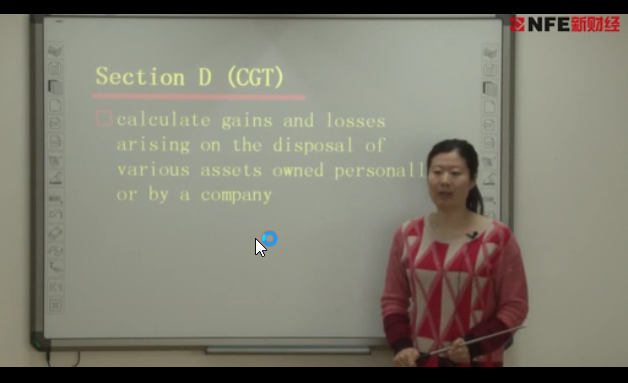
#> input picture ObjectTracking/file/test1.png, 628 x 383 px
$ python -i image_handle.py   (imports and definitions only)   (Python 2 division)
#> lines starting #> are read from the running program, lines starting #| are printed output that depends on the picture
#> further down, picture is the input picture: PIL image 628x383 RGBA; mean R, G, B, A 127.6, 125.2, 112.4, 255
#!/usr/bin/env python
# -*- coding: utf-8 -*-
# @Time    : 5/27/2017 21:33
# @Author  : OptimusPrime
# @Site    :
# @File    : image_handle.py
# @Software: PyCharm Community Edition

import cv2
import math
import numpy as np
from PIL import ImageFilter
from PIL import ImageEnhance

def multiFilter(img):
  # img = Image.open(path)

##图像处理##
# 转换为RGB图像
  img = img.convert("RGB")
  ##组合使用filter,边界增强加强版+边界平滑+锐化+细节
  group_img1 = img.filter(ImageFilter.EDGE_ENHANCE_MORE)
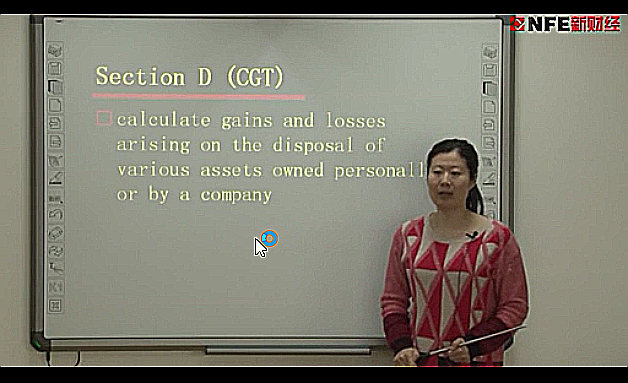
#> group_img1: PIL image 628x383 RGB; mean R, G, B 128.3, 126, 113.6
  group_img1 = group_img1.filter(ImageFilter.SHARPEN)
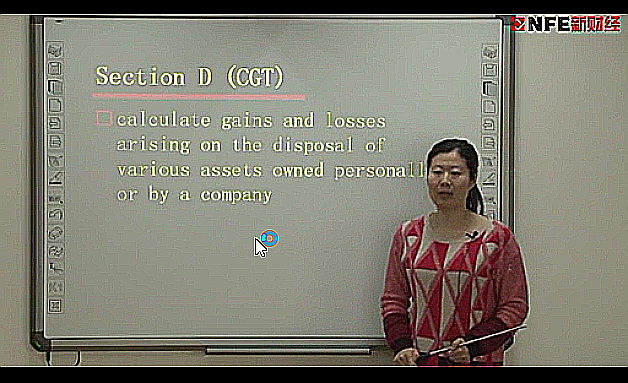
#> group_img1: PIL image 628x383 RGB; mean R, G, B 128.1, 125.9, 113.7
  group_img1 = group_img1.filter(ImageFilter.BLUR)
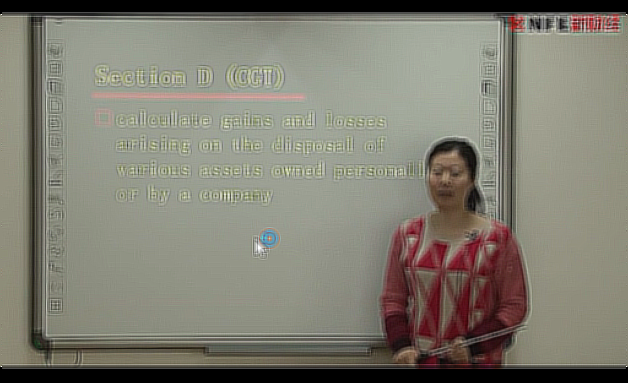
#> group_img1: PIL image 628x383 RGB; mean R, G, B 128.1, 125.9, 113.8
  group_img1 = group_img1.filter(ImageFilter.DETAIL)
  group_img1 = group_img1.filter(ImageFilter.SMOOTH_MORE)
  # pos=path.index('.')
  # tarPath=path[0:pos]+"_multi.png"
  # group_img1.save(tarPath)
  return group_img1


# [58 lines left out: functions multiOperation, projectTransform, not called in this run]

    # cv2.namedWindow(source)
    # cv2.imshow(source, img)
    #
    # cv2.namedWindow(target)
    # cv2.imshow(target, res)


# def handleImage(img2,array):
#     # source = "image1/image4.png"
#     # img2 = cv2.imread(source)
#     pts1 = np.float32(array)
#     pts2 = np.float32([[0, 0], [img2.shape[1], 0], [img2.shape[1], int(math.floor(img2.shape[1] * 3 / 4))],
#                        [0, int(math.floor(img2.shape[1] * 3 / 4))]])
#     projectTransform(img2, pts1, pts2)
    # pos=source.index('.')
    # proPath=source[0:pos]+"_project.png"
    # bothEnhance(proPath)

# if __name__=='__main__':
#     # multiFilter("image1/image4_project_tar.png")
#     # bothEnhance("image1/image4_project.png")
#     arrays=[[[156,6],[607,30],[612,485],[157,497]],
#     [[381,53],[808,64],[815,503],[380,512]],
#     [[219,5],[764,4],[768,506],[219,520]] ,
#     [[191, 46], [863, 37], [936, 560], [123, 563]],
#     [[142,14],[357,14],[362,171],[154,171]],
#     [[139,0],[354,0],[361,159],[146,160]],
#     [[85,112],[470,89],[455,439],[65,411]],
#     [[75,83],[390,85],[389,316],[77,317]],
#     [[164,112],[542,47],[560,410],[172,420]],
#     [[290,173],[786,162],[802,558],[277,549]] ];
#     # for i in range(0,10):
#     #     source="image1/image"+(i+1).__str__()+".png"
#     #     handleImage(source,arrays[i])

>>> from PIL import Image
>>> picture = Image.open('../file/test1.png')
>>> result = multiFilter(picture)

$ run again, on ObjectTracking/file/test2.png
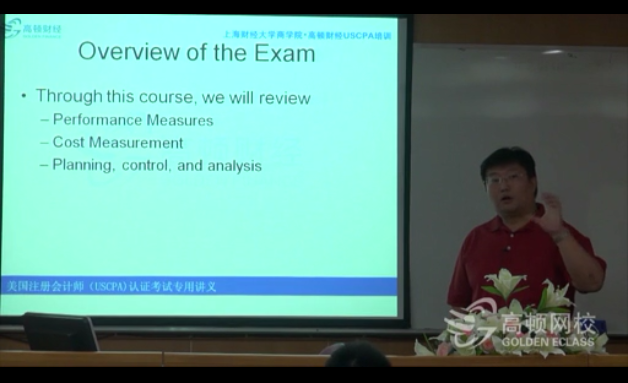
#> input picture ObjectTracking/file/test2.png, 628 x 383 px
#> picture is the input picture: PIL image 628x383 RGBA; mean R, G, B, A 99.5, 146, 139, 255
#> in multiFilter, `group_img1 = group_img1.filter(ImageFilter.SHARPEN)`:
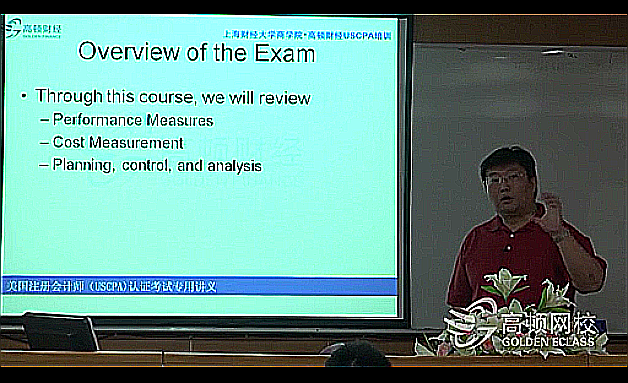
#> group_img1: PIL image 628x383 RGB; mean R, G, B 102, 144, 137.2
#> in multiFilter, `group_img1 = group_img1.filter(ImageFilter.BLUR)`:
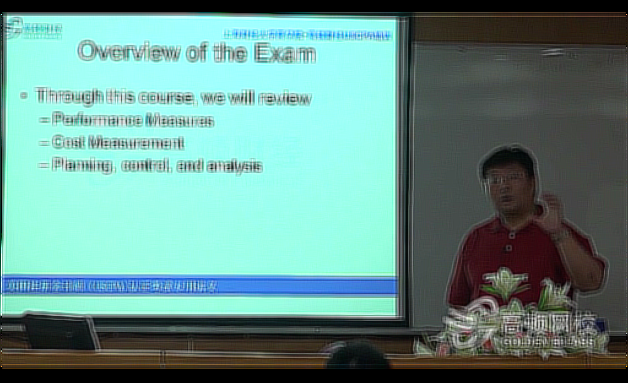
#> group_img1: PIL image 628x383 RGB; mean R, G, B 102, 144, 137.2

$ run again, on ObjectTracking/file/test3.png
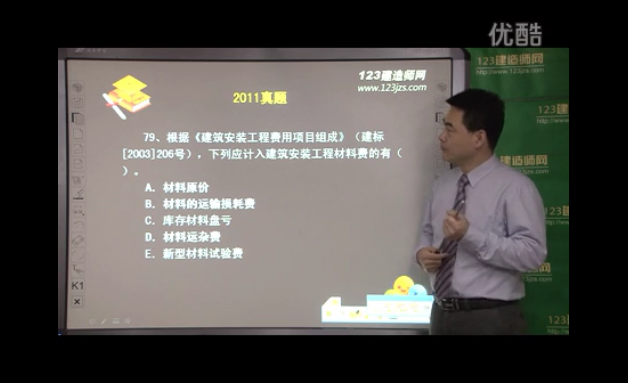
#> input picture ObjectTracking/file/test3.png, 628 x 383 px
#> picture is the input picture: PIL image 628x383 RGBA; mean R, G, B, A 82.6, 80, 76.1, 255
#> in multiFilter, `group_img1 = group_img1.filter(ImageFilter.SHARPEN)`:
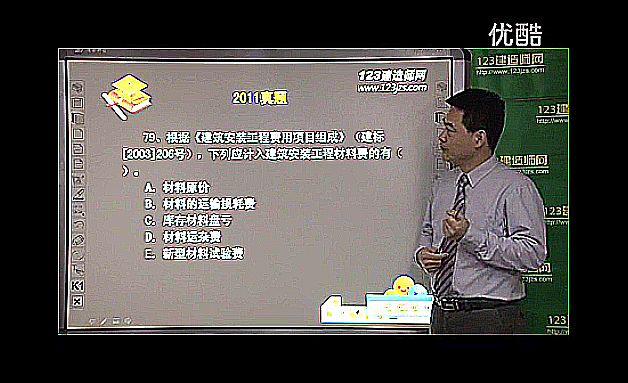
#> group_img1: PIL image 628x383 RGB; mean R, G, B 82.2, 79.4, 76
#> in multiFilter, `group_img1 = group_img1.filter(ImageFilter.BLUR)`:
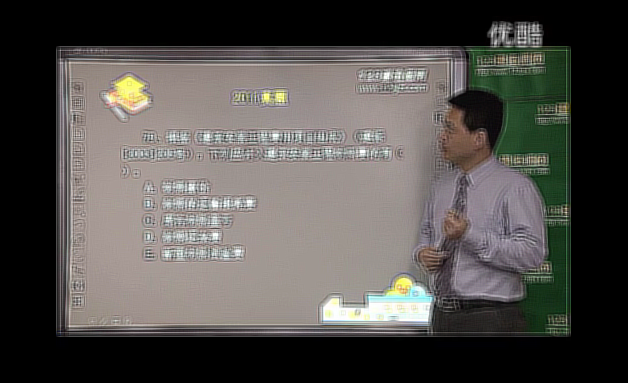
#> group_img1: PIL image 628x383 RGB; mean R, G, B 82.3, 79.4, 76.1

$ run again, on ObjectTracking/file/test4.png
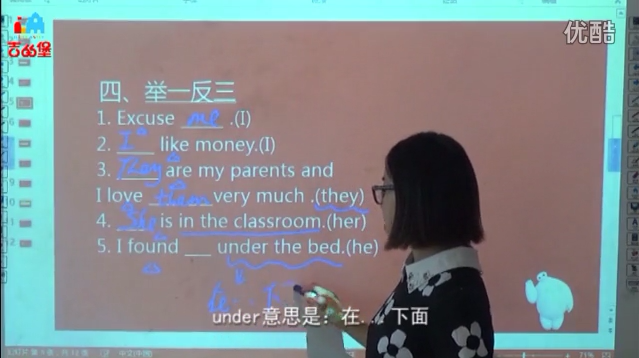
#> input picture ObjectTracking/file/test4.png, 639 x 358 px
#> picture is the input picture: PIL image 639x358 RGBA; mean R, G, B, A 130.7, 136.5, 139, 255
#> in multiFilter, `group_img1 = group_img1.filter(ImageFilter.SHARPEN)`:
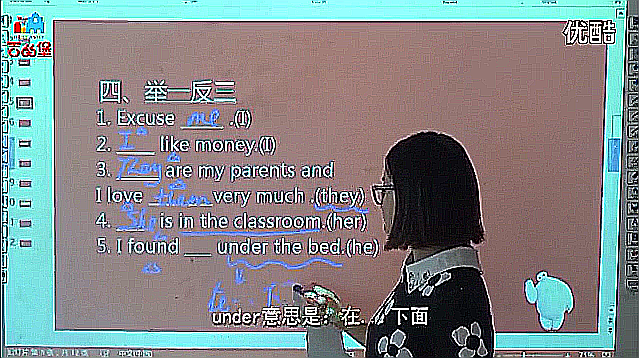
#> group_img1: PIL image 639x358 RGB; mean R, G, B 130.3, 133.5, 135.4
#> in multiFilter, `group_img1 = group_img1.filter(ImageFilter.BLUR)`:
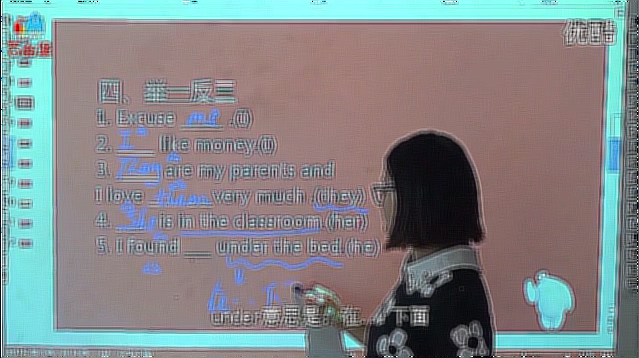
#> group_img1: PIL image 639x358 RGB; mean R, G, B 130.3, 133.6, 135.4
